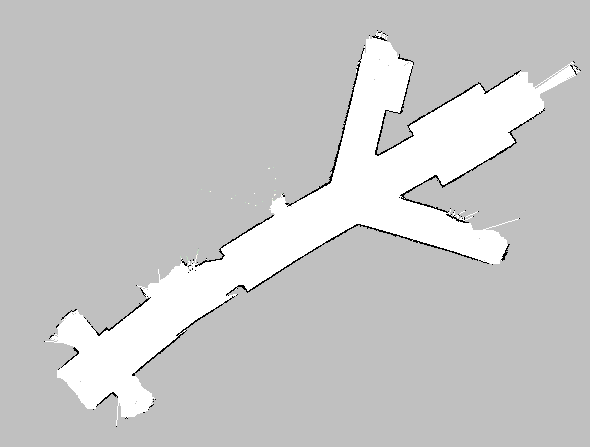
%> input picture practica2/mapa_real_ajustado_limpio.bmp, 590 x 447 px
$ octave ConvertPGMImageToOccMap.m   (GNU Octave 9; MATLAB toolbox functions it lacks are replaced by stand-ins)
%> lines starting %> are read from the running program, lines starting %| are printed output that depends on the picture
%% Convert PGM Image to Map
% Convert a portable graymap (|.pgm|) file containing a ROS map
% into an |OccupancyGrid| map for use in MATLAB.

%%
% Import the image using |imread|. Crop the image to the relevant area.

file = 'mapa_real_ajustado_limpio.bmp'
image =  imread(file);
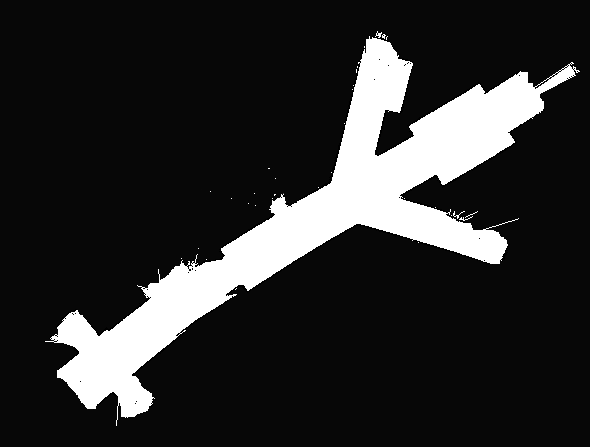
%> image: size 447x590 uint8; min 0, max 255, mean 45.7
%imshow(image)
%imageCropped = image(1914:2150, 1865:2312);
imshow(image)

%%
% PGM values are expressed from 0 to 255 as |uint8|. Normalize these values by
% converting the cropped image to |double| and dividing each cell by 255.
% This image shows obstacles as values close to 0.
% Subtract the normalized image from 1 to get occupancy values
% with 1 representing occupied space.
imageNorm = double(image)/255;
imageOccupancy = 1 - imageNorm;
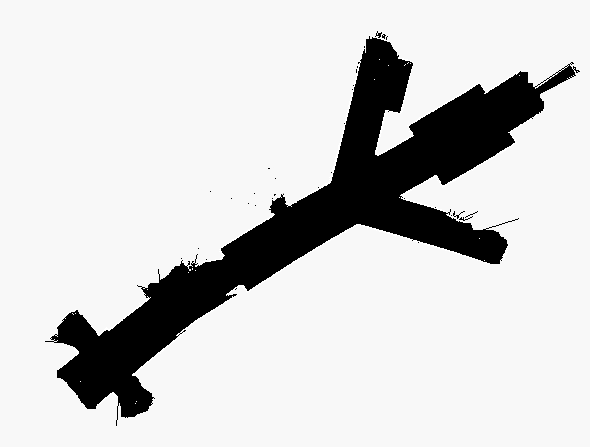
%> imageOccupancy: size 447x590 double; min 0, max 1, mean 0.821

%%
% Create the |OccupancyGrid| object using an adjusted map image. The imported map
% resolution is 20 cells per meter.
%> (the run ends here)
